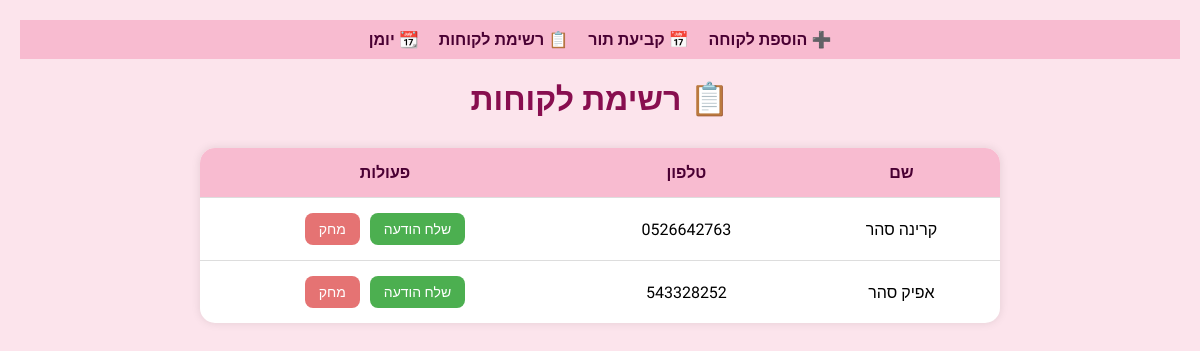
The app's page /clients, older data.
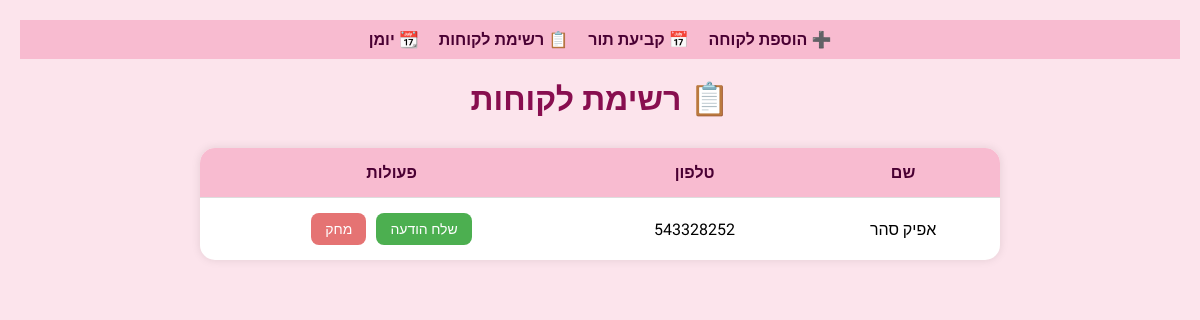
The same page, newer data.
### app.py (models this page shows)
class Client(db.Model):
    id = db.Column(db.Integer, primary_key=True)
    name = db.Column(db.String(100), nullable=False)
    phone = db.Column(db.String(20), nullable=False)

### app.py (the view)
@app.route('/clients')
def view_clients():
    clients = Client.query.all()
    return render_template('clients.html', clients=clients)

### templates/clients.html (shortened to what this page needs)
<!DOCTYPE html>
<html lang="he" dir="rtl">
<head>
</head>
<body>
  <nav>
    <a href="/add-client">➕ הוספת לקוחה</a>
    <a href="/add-appointment">📅 קביעת תור</a>
    <a href="/clients">📋 רשימת לקוחות</a>
    <a href="/calendar">📆 יומן</a>
  </nav>
  <h1>📋 רשימת לקוחות</h1>
  <table>
    <thead>
      <tr>
        <th>שם</th>
        <th>טלפון</th>
        <th>פעולות</th>
      </tr>
    </thead>
    <tbody>
      {% for client in clients %}
      <tr>
        <td>{{ client.name }}</td>
        <td>{{ client.phone }}</td>
        <td>
          <div class="btns">
            <a class="whatsapp-btn" href="/send-whatsapp/{{ client.id }}" target="_blank">שלח הודעה</a>
            <a class="delete-btn" href="/delete-client/{{ client.id }}" onclick="return confirm('האם אתה בטוח שברצונך למחוק את הלקוחה?');">מחק</a>
          </div>
        </td>
      </tr>
      {% endfor %}
    </tbody>
  </table>
</body>
</html>

### templates/clients.html (style rules this page uses)
body { font-family: 'Assistant', sans-serif; background-color: #fce4ec; margin: 0; padding: 20px; }
nav { background-color: #f8bbd0; padding: 10px 20px; display: flex; justify-content: center; gap: 20px; }
nav a { color: #4a0033; text-decoration: none; font-weight: bold; }
h1 { text-align: center; color: #880e4f; }
table { width: 100%; max-width: 800px; margin: 30px auto; border-collapse: collapse; background-color: white; border-radius: 15px; overflow: hidden; box-shadow: 0 0 10px rgba(0,0,0,0.1); }
th, td { padding: 15px; border-bottom: 1px solid #ddd; text-align: center; }
th { background-color: #f8bbd0; color: #4a0033; }
tr:last-child td { border-bottom: none; }
.btns { display: flex; justify-content: center; gap: 10px; }
.btns a { text-decoration: none; padding: 8px 14px; border-radius: 8px; font-size: 14px; color: white; }
.delete-btn { background-color: #e57373; }
.whatsapp-btn { background-color: #4caf50; }

Row changes from the older to the newer data that the page shows:
removed Client: name "קרינה סהר", phone "0526642763"
